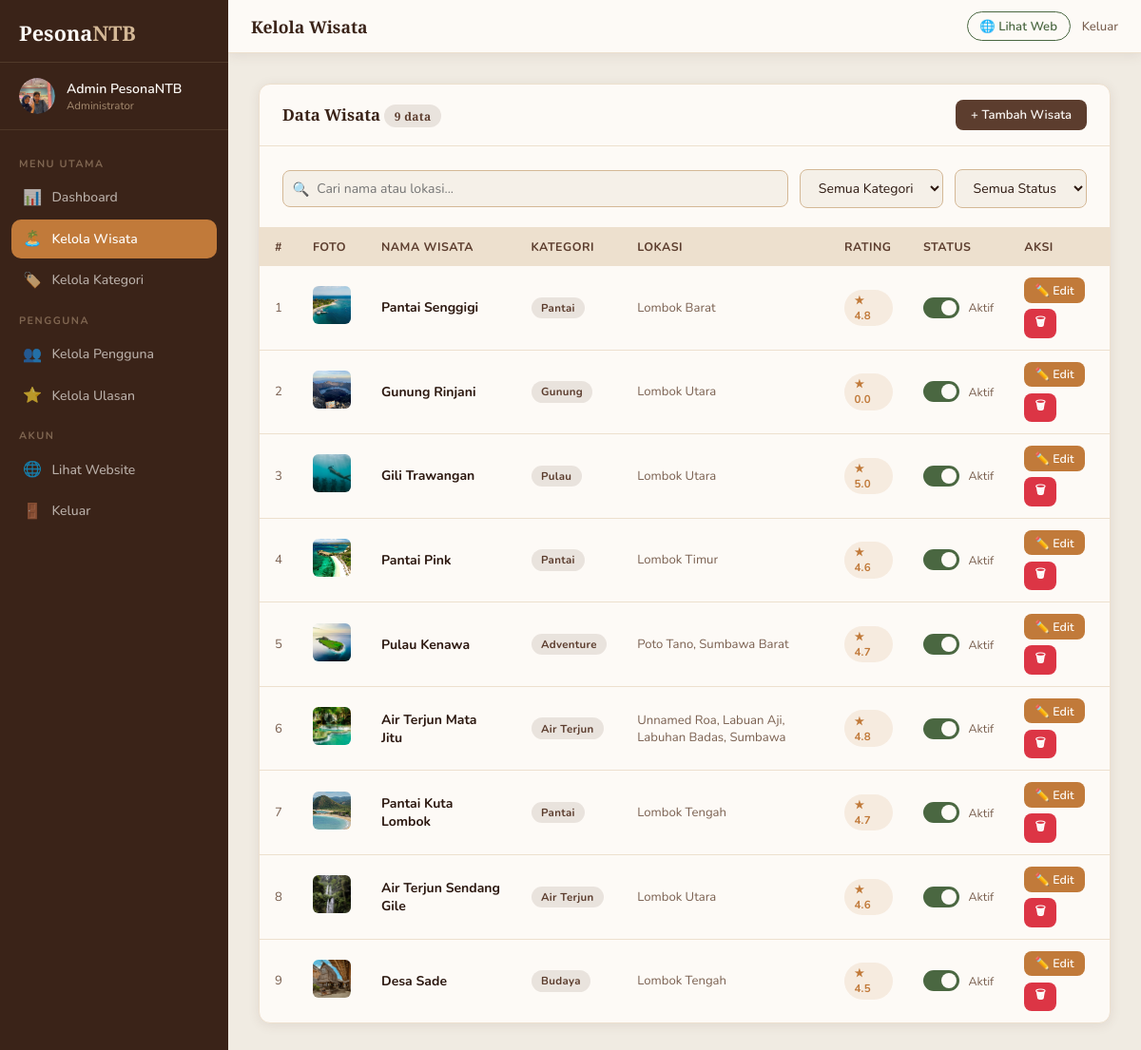
The page /config/wisata.php (signed in) on the database its author committed.
### tables this page shows
CREATE TABLE `users` (
  `id` int(11) NOT NULL,
  `nama` varchar(100) NOT NULL,
  `email` varchar(150) NOT NULL,
  `telepon` varchar(20) NOT NULL,
  `password` varchar(255) NOT NULL,
  `role` enum('user','admin') DEFAULT 'user',
  `foto_profil` varchar(255) DEFAULT NULL,
  `created_at` datetime DEFAULT current_timestamp(),
  `reset_token` varchar(255) DEFAULT NULL,
  `reset_expired` datetime DEFAULT NULL
);

CREATE TABLE `wisata` (
  `id` int(11) NOT NULL,
  `nama` varchar(150) NOT NULL,
  `kategori` enum('Pantai','Gunung','Air Terjun','Budaya','Pulau','Kuliner','Adventure') NOT NULL,
  `lokasi` varchar(150) NOT NULL,
  `deskripsi` text NOT NULL,
  `fasilitas` text DEFAULT NULL,
  `jam_buka` varchar(100) DEFAULT NULL,
  `harga_tiket` varchar(100) DEFAULT NULL,
  `foto` varchar(255) DEFAULT NULL,
  `aktif` tinyint(1) DEFAULT 1,
  `latitude` decimal(10,8) DEFAULT NULL,
  `longitude` decimal(11,8) DEFAULT NULL,
  `rating` decimal(3,1) DEFAULT 0.0,
  `created_at` datetime DEFAULT current_timestamp(),
  `updated_at` datetime DEFAULT current_timestamp() ON UPDATE current_timestamp()
);

### config/wisata.php (the view, shortened to what this page needs)
<?php
require_once 'db.php';
$search   = trim($_GET['search']   ?? '');
$page     = max(1, intval($_GET['page'] ?? 1));
$per_page = 10;
$offset   = ($page - 1) * $per_page;
$where  = []; $params = []; $types = '';
$wsql = $where ? 'WHERE '.implode(' AND ', $where) : '';
$total = 0;
if ($stmt = $conn->prepare("SELECT COUNT(*) as c FROM wisata $wsql")) {
    $stmt->execute();
    $total = $stmt->get_result()->fetch_assoc()['c'];
}
$wisata_list = [];
if ($stmt = $conn->prepare("SELECT * FROM wisata $wsql ORDER BY created_at DESC LIMIT ? OFFSET ?")) {
    $p = array_merge($params, [$per_page, $offset]); $t = $types . 'ii';
    $stmt->bind_param($t, ...$p);
    $stmt->execute();
    $res = $stmt->get_result();
    while ($r = $res->fetch_assoc()) $wisata_list[] = $r;
}
?>
<!DOCTYPE html>
<html lang="id">
<head>
  <link rel="stylesheet" href="../css/admin.css">
</head>
<body>
<div class="admin-layout">
  <?php include 'sidebar.php'; ?>
  <div class="admin-content">
    <?php include 'topbar.php'; ?>
    <main class="admin-main">
      <div class="admin-card">
        <div class="card-header">
          <h3>Data Wisata <span class="badge badge-brown" style="font-size:0.75rem"><?= $total ?> data</span></h3>
          <a href="wisata_form.php" class="btn btn-primary">+ Tambah Wisata</a>
        </div>
        <div class="card-body" style="padding-bottom:0">
          <div class="table-toolbar" style="margin-bottom:1.25rem">
            <div class="search-input-wrap">
              <span class="search-icon">🔍</span>
              <input type="text" id="tableSearch" placeholder="Cari nama atau lokasi..." value="<?= htmlspecialchars($search) ?>">
            </div>
            <select class="filter-select" onchange="applyFilter('kategori', this.value)">
              <option value="">Semua Kategori</option>
            </select>
            <select class="filter-select" onchange="applyFilter('status', this.value)">
              <option value="">Semua Status</option>
            </select>
          </div>
        </div>
        <div class="table-wrap">
          <table>
            <thead>
              <tr>
                <th>#</th>
                <th>Foto</th>
                <th>Nama Wisata</th>
                <th>Kategori</th>
                <th>Lokasi</th>
                <th>Rating</th>
                <th>Status</th>
                <th>Aksi</th>
              </tr>
            </thead>
            <tbody>
              <?php if (empty($wisata_list)): ?>
              <tr><td colspan="8" style="text-align:center;padding:2rem;color:var(--text-muted)">Tidak ada data wisata.</td></tr>
              <?php else: ?>
              <?php foreach ($wisata_list as $i => $w): ?>
              <tr>
                <td class="td-muted"><?= $offset + $i + 1 ?></td>
                <td>
                  <?php if ($w['foto'] && file_exists("../assets/uploads/destinasi/{$w['foto']}")): ?>
                  <img src="../assets/uploads/destinasi/<?= htmlspecialchars($w['foto']) ?>" class="foto-thumb" alt="">
                  <?php else: ?>
                  <div style="width:40px;height:40px;border-radius:6px;background:var(--sand-light);display:flex;align-items:center;justify-content:center;font-size:1.1rem">🏝️</div>
                  <?php endif; ?>
                </td>
                <td><strong><?= htmlspecialchars($w['nama']) ?></strong></td>
                <td><span class="badge badge-brown"><?= htmlspecialchars($w['kategori']) ?></span></td>
                <td class="td-muted"><?= htmlspecialchars($w['lokasi']) ?></td>
                <td><span class="badge badge-orange">★ <?= number_format($w['rating'],1) ?></span></td>
                <td>
                  <label class="toggle-wrap">
                    <div class="toggle-switch">
                      <span class="toggle-slider"></span>
                    </div>
                    <span style="font-size:0.78rem;color:var(--text-muted)"><?= $w['aktif'] ? 'Aktif' : 'Nonaktif' ?></span>
                  </label>
                </td>
                <td>
                  <div class="table-actions">
                    <a href="wisata_form.php?id=<?= $w['id'] ?>" class="btn btn-warning btn-sm">✏️ Edit</a>
                    <form method="GET" style="display:inline">
                      <button type="submit" class="btn btn-danger btn-sm btn-confirm-delete" data-msg="Wisata '<?= htmlspecialchars($w['nama']) ?>' akan dihapus permanen.">🗑</button>
                    </form>
                  </div>
                </td>
              </tr>
              <?php endforeach; ?>
              <?php endif; ?>
            </tbody>
          </table>
        </div>
      </div>
    </main>
  </div>
</div>
</body>
</html>

### config/sidebar.php (shortened to what this page needs)
<?php
$current_page = basename($_SERVER['PHP_SELF']);
$admin_nama   = $_SESSION['user_nama'] ?? 'Admin';
$inisial      = strtoupper(mb_substr($admin_nama, 0, 2));
$foto_profil_admin = '';
if (isset($conn) && isset($_SESSION['user_id'])) {
    $stmt_sidebar = $conn->prepare("SELECT foto_profil FROM users WHERE id = ?");
    $stmt_sidebar->bind_param('i', $_SESSION['user_id']);
    $stmt_sidebar->execute();
    $result_sidebar = $stmt_sidebar->get_result()->fetch_assoc();
    $foto_profil_admin = $result_sidebar['foto_profil'] ?? '';
}
?>
<aside class="admin-sidebar" id="adminSidebar">
  <div class="sidebar-logo">
    <a href="../index.php">Pesona<span>NTB</span></a>
  </div>
  <a href="profil.php" class="sidebar-admin-link" style="text-decoration: none; color: inherit; display: block;">
    <div class="sidebar-admin">
      <?php if (!empty($foto_profil_admin)): ?>
        <div class="admin-avatar" style="background: none; overflow: hidden; padding: 0; display: flex; align-items: center; justify-content: center;">
          <img src="../assets/uploads/profil/<?= htmlspecialchars($foto_profil_admin) ?>" style="width: 100%; height: 100%; object-fit: cover; border-radius: 50%;" alt="">
        </div>
      <?php else: ?>
        <div class="admin-avatar"><?= $inisial ?></div>
      <?php endif; ?>
      <div class="admin-info">
        <div class="admin-name"><?= htmlspecialchars($admin_nama) ?></div>
        <div class="admin-role">Administrator</div>
      </div>
    </div>
  </a>
  <nav class="sidebar-nav">
    <div class="nav-group-label">Menu Utama</div>
    <a href="dashboard.php" class="sidebar-link <?= $current_page=='dashboard.php'?'active':'' ?>">
      <span class="link-icon">📊</span> Dashboard
    </a>
    <a href="wisata.php" class="sidebar-link <?= $current_page=='wisata.php'||$current_page=='wisata_form.php'?'active':'' ?>">
      <span class="link-icon">🏝️</span> Kelola Wisata
    </a>
    <a href="kategori.php" class="sidebar-link <?= $current_page=='kategori.php'?'active':'' ?>">
      <span class="link-icon">🏷️</span> Kelola Kategori
    </a>
    <div class="nav-group-label">Pengguna</div>
    <a href="pengguna.php" class="sidebar-link <?= $current_page=='pengguna.php'?'active':'' ?>">
      <span class="link-icon">👥</span> Kelola Pengguna
    </a>
    <a href="ulasan.php" class="sidebar-link <?= $current_page=='ulasan.php'?'active':'' ?>">
      <span class="link-icon">⭐</span> Kelola Ulasan
    </a>
    <div class="nav-group-label">Akun</div>
    <a href="../index.php" class="sidebar-link">
      <span class="link-icon">🌐</span> Lihat Website
    </a>
    <a href="logout.php" class="sidebar-link logout-link">
      <span class="link-icon">🚪</span> Keluar
    </a>
  </nav>
</aside>

### rows shown on the page
users: foto_profil (picture)
wisata: i "1", foto (picture), nama "Pantai Senggigi", kategori "Pantai", lokasi "Lombok Barat", rating "4.8", aktif "Aktif"
wisata: i "2", foto (picture), nama "Gunung Rinjani", kategori "Gunung", lokasi "Lombok Utara", rating "0.0", aktif "Aktif"
wisata: i "3", foto (picture), nama "Gili Trawangan", kategori "Pulau", lokasi "Lombok Utara", rating "5.0", aktif "Aktif"
wisata: i "4", foto (picture), nama "Pantai Pink", kategori "Pantai", lokasi "Lombok Timur", rating "4.6", aktif "Aktif"
wisata: i "5", foto (picture), nama "Pulau Kenawa", kategori "Adventure", lokasi "Poto Tano, Sumbawa Barat", rating "4.7", aktif "Aktif"
wisata: i "6", foto (picture), nama "Air Terjun Mata Jitu", kategori "Air Terjun", lokasi "Unnamed Roa, Labuan Aji, Labuhan Badas, Sumbawa", rating "4.8", aktif "Aktif"
wisata: i "7", foto (picture), nama "Pantai Kuta Lombok", kategori "Pantai", lokasi "Lombok Tengah", rating "4.7", aktif "Aktif"
wisata: i "8", foto (picture), nama "Air Terjun Sendang Gile", kategori "Air Terjun", lokasi "Lombok Utara", rating "4.6", aktif "Aktif"
wisata: i "9", foto (picture), nama "Desa Sade", kategori "Budaya", lokasi "Lombok Tengah", rating "4.5", aktif "Aktif"

### other values the page prints
$admin_nama "Admin PesonaNTB"
$page_title "Kelola Wisata"
$total "9"
